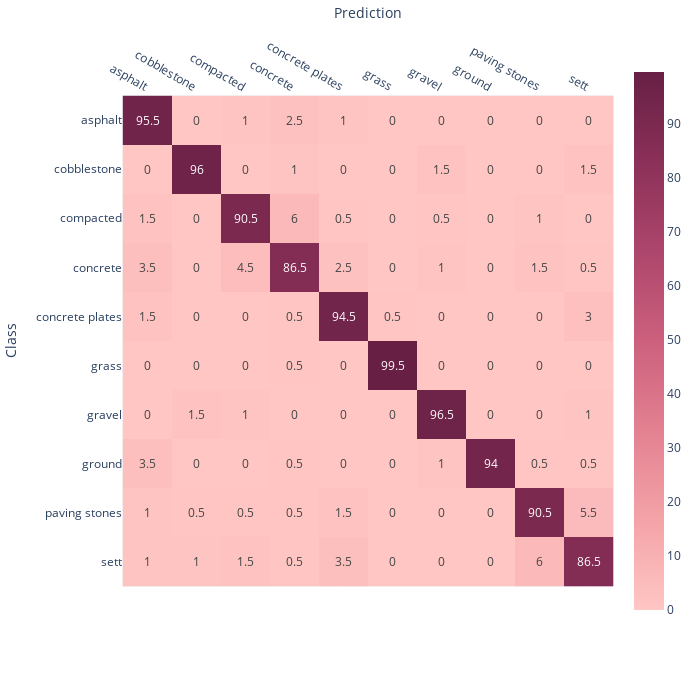

Write notebook code for a chart like this one.
### Code cell
fig = px.imshow(c_mat,
                labels=dict(x="Prediction", y="Class"),
                x=available_classes,
                y=available_classes,
                text_auto=True, 
            #    aspect="auto",
                color_continuous_scale=px.colors.sequential.Burg,
                width=700,
                height=700,
               )
fig.update_xaxes(side="top")

# fig['layout']['xaxis']['autorange'] = "reversed"

fig.show()

### Figure 1 — Plotly figure (JSON) as saved in the notebook; plotly's stock layout.template omitted (floating-point values rounded to 4 significant figures)
{"data": [{"coloraxis": "coloraxis", "hovertemplate": "Prediction: %{x}<br>Class: %{y}<br>color: %{z}<extra></extra>", "name": "0", "texttemplate": "%{z}", "type": "heatmap", "x": ["asphalt", "cobblestone", "compacted", "concrete", "concrete plates", "grass", "gravel", "ground", "paving stones", "sett"], "xaxis": "x", "y": ["asphalt", "cobblestone", "compacted", "concrete", "concrete plates", "grass", "gravel", "ground", "paving stones", "sett"], "yaxis": "y", "z": [[95.5, 0, 1, 2.5, 1, 0, 0, 0, 0, 0], [0, 96, 0, 1, 0, 0, 1.5, 0, 0, 1.5], [1.5, 0, 90.5, 6, 0.5, 0, 0.5, 0, 1, 0], [3.5, 0, 4.5, 86.5, 2.5, 0, 1, 0, 1.5, 0.5], [1.5, 0, 0, 0.5, 94.5, 0.5, 0, 0, 0, 3], [0, 0, 0, 0.5, 0, 99.5, 0, 0, 0, 0], [0, 1.5, 1, 0, 0, 0, 96.5, 0, 0, 1], [3.5, 0, 0, 0.5, 0, 0, 1, 94, 0.5, 0.5], [1, 0.5, 0.5, 0.5, 1.5, 0, 0, 0, 90.5, 5.5], [1, 1, 1.5, 0.5, 3.5, 0, 0, 0, 6, 86.5]]}], "layout": {"coloraxis": {"colorscale": [[0, "rgb(255, 198, 196)"], [0.1667, "rgb(244, 163, 168)"], [0.3333, "rgb(227, 129, 145)"], [0.5, "rgb(204, 96, 125)"], [0.6667, "rgb(173, 70, 108)"], [0.8333, "rgb(139, 48, 88)"], [1, "rgb(103, 32, 68)"]]}, "height": 700, "margin": {"t": 60}, "width": 700, "xaxis": {"anchor": "y", "constrain": "domain", "domain": [0, 1], "scaleanchor": "y", "side": "top", "title": {"text": "Prediction"}}, "yaxis": {"anchor": "x", "autorange": "reversed", "constrain": "domain", "domain": [0, 1], "title": {"text": "Class"}}}}
